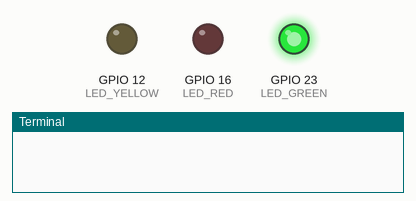
Simulated run of this program. Board: Raspberry Pi (BCM pin numbers). Shown: output pins drawn as LEDs (lit = HIGH), the last lines printed to the terminal.

Above: at 6.0 s.
At 17.5 s:
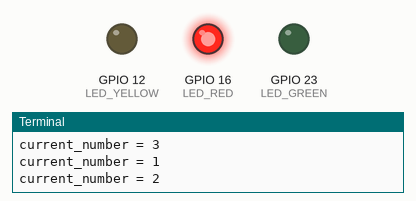
At 21.5 s:
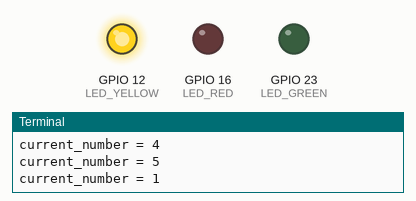
Timing chart, 0 to 29.9 s (numbered marks = the images above):
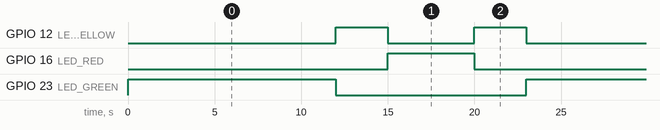

The program:

01_traffic_light.py
```python
import RPi.GPIO as GPIO
import time
from enum import Enum

LED_GREEN = 23
LED_YELLOW = 12 #GPIO12
LED_RED = 16
TOGGLE_BUTTON = 19
class State(Enum):
  START_TRAFFIC_LIGHT = 1
  STOP_TRAFFIC_LIGHT = 2
current_state = State.STOP_TRAFFIC_LIGHT
current_number = 0

def setup():
  GPIO.setmode(GPIO.BCM)
  GPIO.setup(LED_RED, GPIO.OUT)
  GPIO.setup(LED_YELLOW, GPIO.OUT)
  GPIO.setup(LED_GREEN, GPIO.OUT)
  GPIO.setup(TOGGLE_BUTTON, GPIO.IN, pull_up_down=GPIO.PUD_UP)

def control_light_traffic(params):
  GPIO.output(LED_GREEN, 1)
  # import pdb
  # pdb.set_trace()
  time.sleep(params['delay_green'])
  sleep_and_print(params['delay_green'])
  GPIO.output(LED_GREEN, 0)

  GPIO.output(LED_YELLOW, 1)
  sleep_and_print(params['delay_yellow'])
  GPIO.output(LED_YELLOW, 0)

  GPIO.output(LED_RED, 1)
  sleep_and_print(params['delay_red'])
  GPIO.output(LED_RED, 0)

  GPIO.output(LED_YELLOW, 1)
  sleep_and_print(params['delay_yellow'])
  GPIO.output(LED_YELLOW, 0)

def sleep_and_print(number_of_seconds):
  current_number = 0
  for i in range(1, number_of_seconds + 1):
    time.sleep(1)
    current_number = current_number + 1
    print('current_number = '+str(current_number))

def turn_off_all_lights():
  GPIO.output(LED_GREEN, 0)
  GPIO.output(LED_YELLOW, 0)
  GPIO.output(LED_RED, 0)

if __name__ == '__main__':
  setup()
  params = {
    'delay_red': 5,
    'delay_green': 6,
    'delay_yellow': 3
  }
  while True:
    try:
      control_light_traffic(params) #test mode
      # if GPIO.input(TOGGLE_BUTTON) == True:
      #   current_state = State.START_TRAFFIC_LIGHT if current_state == State.STOP_TRAFFIC_LIGHT else State.STOP_TRAFFIC_LIGHT
      #   if current_state == State.START_TRAFFIC_LIGHT:
      #     control_light_traffic(params)
      #   else:
      #     turn_off_all_lights()
    except KeyboardInterrupt:
      print("You've exited the program")
      GPIO.cleanup()
  GPIO.cleanup()
      
```

Measured:
- by itself, GPIO 12 (LED_YELLOW): repeats every 23.0 s: LOW 5.0 s, HIGH 3.0 s, LOW 12.0 s, HIGH 3.0 s
- by itself, GPIO 16 (LED_RED): alternates HIGH for 5.0 s and LOW for 18.0 s
- by itself, GPIO 23 (LED_GREEN): alternates HIGH for 12.0 s and LOW for 11.0 s
